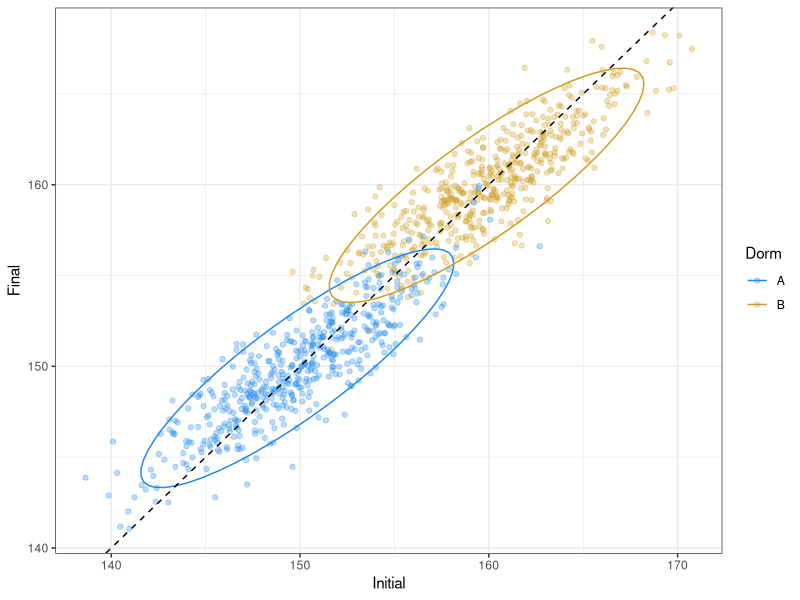
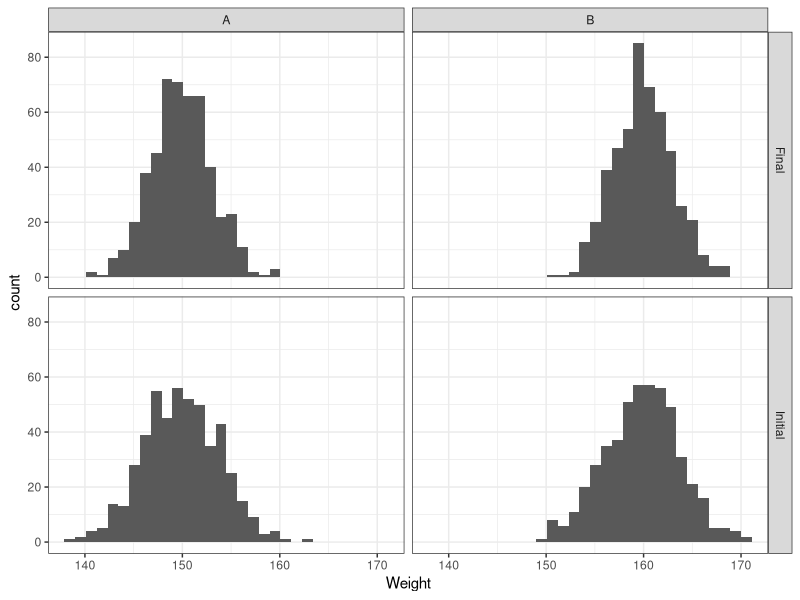
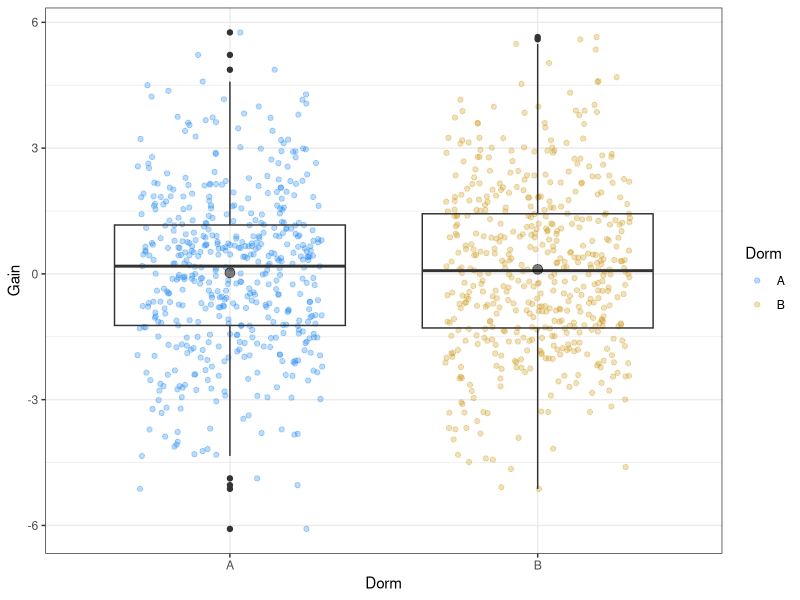
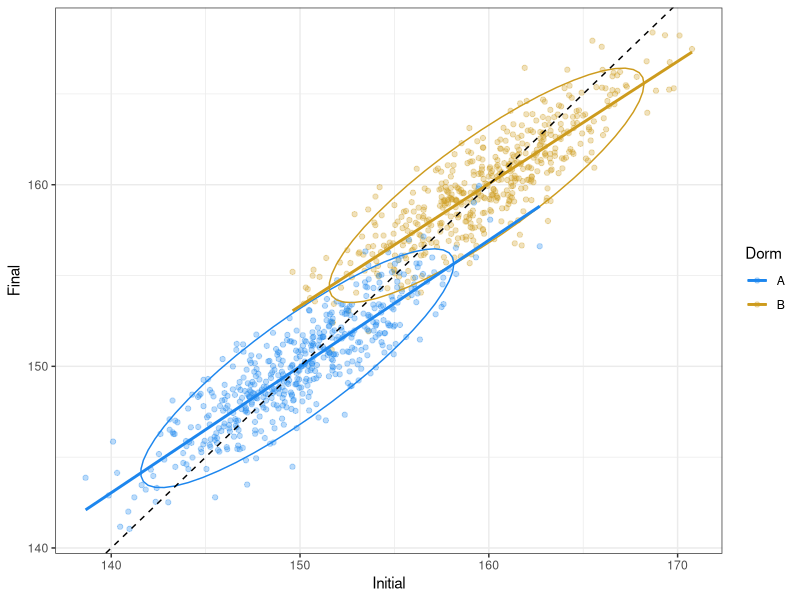
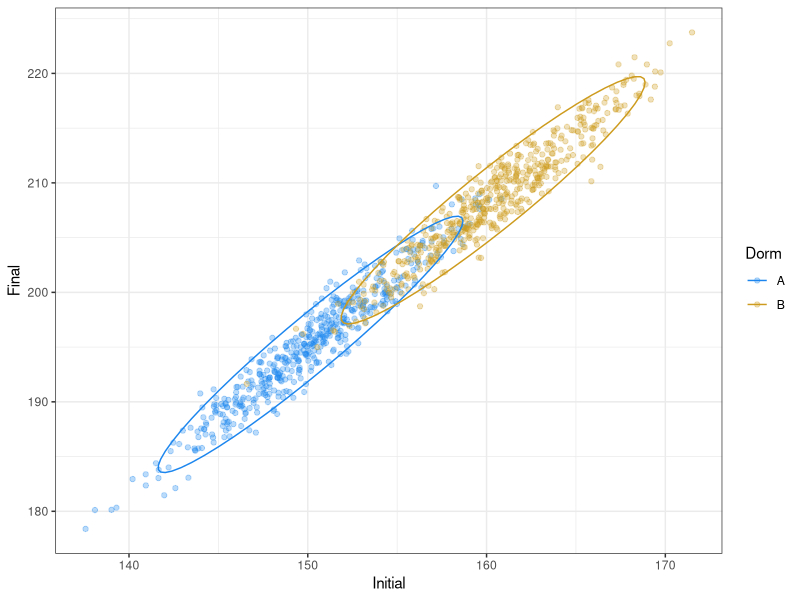
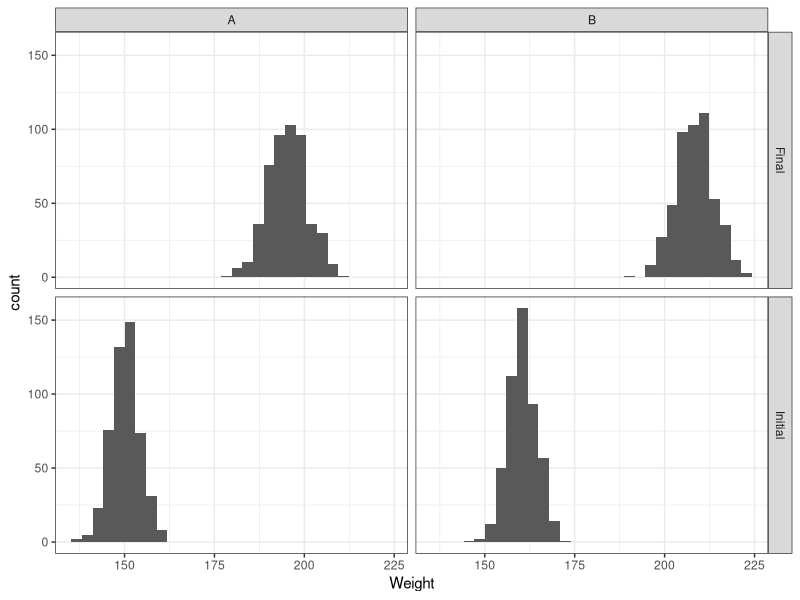
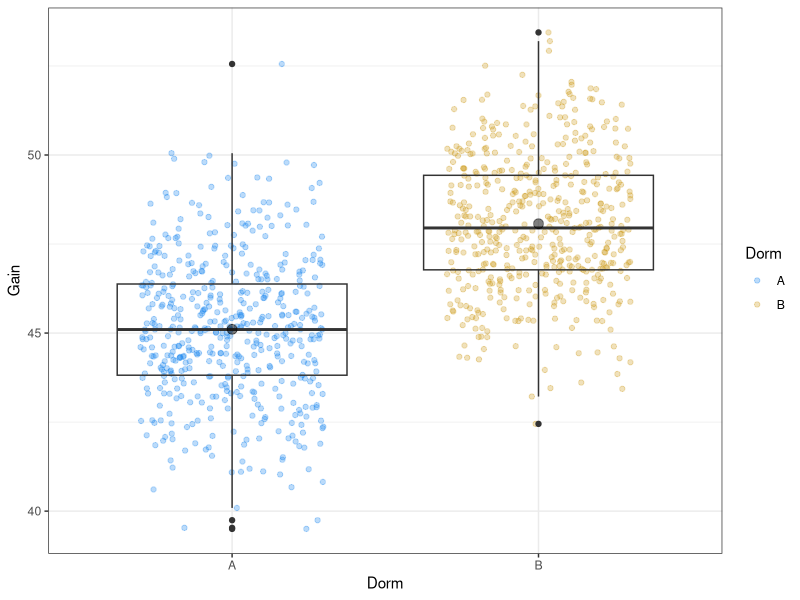
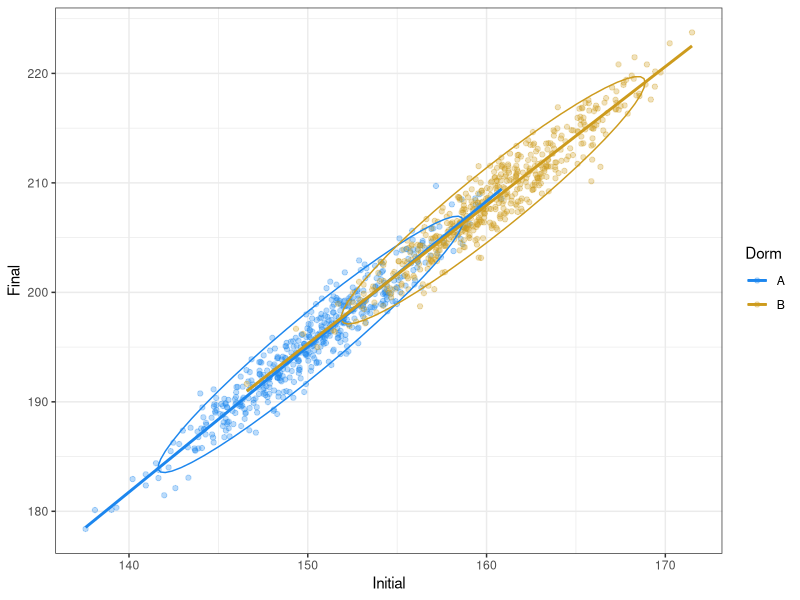

Here is the R script that generated these plots, in order:
## ---- chunk 1
knitr::opts_chunk$set(echo = FALSE, include = FALSE, message = FALSE, 
					  warning = FALSE)
library(tidyverse)
library(emmeans)
library(car)
library(patchwork)
theme_set(theme_bw())
cols = c('dodgerblue2','goldenrod3')
a_mean = 150
b_mean = 160
set.seed(4)
a_0 = rnorm(500, a_mean, 4)
b_0 = rnorm(500, b_mean, 4)
delt = 0.3
set.seed(5)
a_1 = delt*a_mean + (1-delt)*a_0 + rnorm(500, 0, 1.5)
b_1 = delt*b_mean + (1-delt)*b_0 + rnorm(500, 0, 1.5)

l_df = data.frame(Dorm = rep(c('B','A'), each = 500),
				Initial = c(b_0,a_0),
				Final = c(b_1,a_1),
				Gain = c(b_1,a_1) - c(b_0,a_0))
head(l_df)

l_df_long = (l_df
		   %>% select(-Gain)
		   %>% gather(Timepoint, Weight, Initial, Final))
head(l_df_long)
## ---- chunk 2
ggplot(l_df, aes(Initial, Final)) +
	geom_point(aes(colour = Dorm), alpha = 0.3) +
	stat_ellipse(aes(colour = Dorm)) +
	# geom_smooth(aes(colour = Dorm), method = 'lm',
	# 			se = FALSE) +
	# geom_smooth(method = 'lm', se = FALSE, colour = 'black') +
	geom_abline(intercept = 0, slope = 1, linetype = 2) +
	scale_colour_manual(values = cols)

## ---- chunk 3
l_a_anov = aov(Weight ~ Timepoint, filter(l_df_long, Dorm == 'A'))
l_b_anov = aov(Weight ~ Timepoint, filter(l_df_long, Dorm == 'B'))
Anova(l_a_anov)
Anova(l_b_anov)
## ---- chunk 4
ggplot(l_df_long, aes(Weight)) +
	geom_histogram() +
	facet_grid(Timepoint ~ Dorm)
## ---- chunk 5
l_mod1 = lm(Gain ~ Dorm, data = l_df)
summary(l_mod1)
l_em_df = data.frame(emmeans(l_mod1, 'Dorm'))
## ---- chunk 6
ggplot(l_df, aes(Dorm, Gain)) +
	geom_jitter(aes(colour = Dorm),
				alpha = 0.3, 
				width = 0.3) +
	geom_boxplot(fill = NA) +
	geom_point(data = l_em_df, aes(y = emmean),
			   size = 3, alpha = 0.5) +
	scale_colour_manual(values = cols)
## ---- chunk 7
l_ancov = aov(Final ~ Dorm + Initial, data = l_df)
Anova(l_ancov)
## ---- chunk 8
l_mod2 = lm(Final ~ Dorm + Initial, data = l_df)
summary(l_mod2)

summary(lm(Gain ~ Dorm + Initial, data = l_df))
## ---- chunk 9
ggplot(l_df, aes(Initial, Final)) +
	geom_point(aes(colour = Dorm), alpha = 0.3) +
	stat_ellipse(aes(colour = Dorm)) +
	geom_smooth(aes(colour = Dorm), method = 'lm',
				se = FALSE) +
	geom_abline(intercept = 0, slope = 1, linetype = 2) +
	scale_colour_manual(values = cols)
## ---- chunk 10
# Start with 1000 students
m_a_0 = rnorm(500, 150, 4)
m_b_0 = rnorm(500, 160, 4)

# Final weight (and therefore weight gain) solely a function of initial weight
m_a_f = (1+delt)*m_a_0 + rnorm(500, 0, 1.5)
m_b_f = (1+delt)*m_b_0 + rnorm(500, 0, 1.5)

m_df = data.frame(Dorm = rep(c('A','B'), each = 500),
				Initial = c(m_a_0, m_b_0),
				Final = c(m_a_f, m_b_f),
				Gain = c(m_a_f - m_a_0, m_b_f - m_b_0))
head(m_df)
m_df_long = (m_df
		   %>% select(-Gain)
		   %>% gather(Timepoint, Weight, Initial, Final))

ggplot(m_df, aes(Initial, Final)) +
	geom_point(aes(colour = Dorm), alpha = 0.3) +
	stat_ellipse(aes(colour = Dorm)) +
	# geom_smooth(aes(colour = Dorm), method = 'lm',
	# 			se = FALSE) +
	geom_abline(intercept = 0, slope = 1, linetype = 2) +
	scale_colour_manual(values = cols)
## ---- chunk 11
m_a_anov = aov(Weight ~ Timepoint, filter(m_df_long, Dorm == 'A'))
m_b_anov = aov(Weight ~ Timepoint, filter(m_df_long, Dorm == 'B'))
Anova(m_a_anov)
Anova(m_b_anov)
## ---- chunk 12
ggplot(m_df_long, aes(Weight)) +
	geom_histogram() +
	facet_grid(Timepoint ~ Dorm)
## ---- chunk 13
m_mod1 = lm(Gain ~ Dorm, data = m_df)
summary(m_mod1)
m_em_df = data.frame(emmeans(m_mod1, 'Dorm'))
## ---- chunk 14
ggplot(m_df, aes(Dorm, Gain)) +
	geom_jitter(aes(colour = Dorm),
				alpha = 0.3, 
				width = 0.3) +
	geom_boxplot(fill = NA) +
	geom_point(data = m_em_df, aes(y = emmean),
			   size = 3, alpha = 0.5) +
	scale_colour_manual(values = cols)
## ---- chunk 15
m_ancov = aov(Gain ~ Dorm + Initial, data = m_df)
Anova(m_ancov)
## ---- chunk 16
m_mod2 = lm(Gain ~ Dorm + Initial, data = m_df)
summary(m_mod2)
## ---- chunk 17
ggplot(m_df, aes(Initial, Final)) +
	geom_point(aes(colour = Dorm), alpha = 0.3) +
	stat_ellipse(aes(colour = Dorm)) +
	geom_smooth(aes(colour = Dorm), method = 'lm',
				se = FALSE) +
	geom_abline(intercept = 0, slope = 1, linetype = 2) +
	scale_colour_manual(values = cols)
## ---- chunk 18
df_all = (rbind((l_df
				%>% mutate(DataSet = 'Lord')),
				(m_df
				 %>% mutate(DataSet = 'Mediation')))
		  %>% mutate(DataSet = factor(DataSet, levels = c('Mediation','Lord'))))

d_i = ggplot(df_all, aes(Dorm, Initial)) +
	geom_boxplot(aes(fill = Dorm)) +
	scale_fill_manual(values = cols) +
	facet_wrap(~DataSet)
d_i
## ---- chunk 19
g_i = ggplot(df_all, aes(Initial, Gain)) +
	geom_point(aes(colour = Dorm), alpha = 0.3) +
	stat_ellipse(aes(colour = Dorm)) +
	# geom_smooth(aes(colour = Dorm), method = 'lm',
	# 			se = FALSE) +
	# geom_smooth(method = 'lm', se = FALSE, colour = 'black') +
	scale_colour_manual(values = cols) +
	facet_wrap(~DataSet)
g_i
## ---- chunk 20
d_g = ggplot(df_all, aes(Dorm, Gain)) +
	geom_boxplot(aes(fill = Dorm)) +
	scale_fill_manual(values = cols) +
	facet_wrap(~DataSet)
d_g
